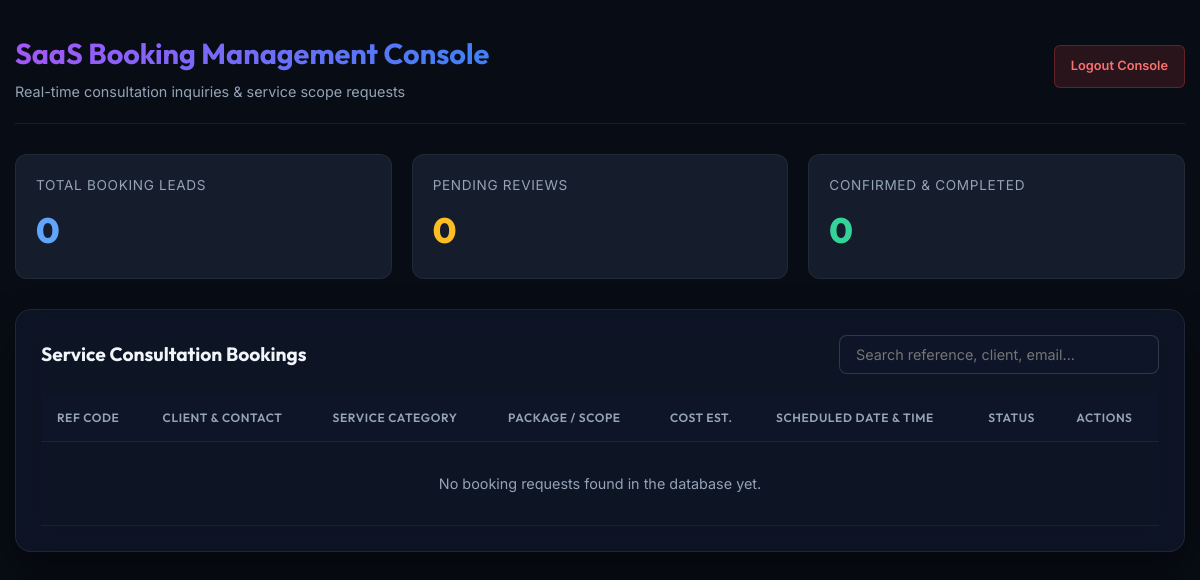
/admin.php (signed in), run on an earlier commit of the app's database.
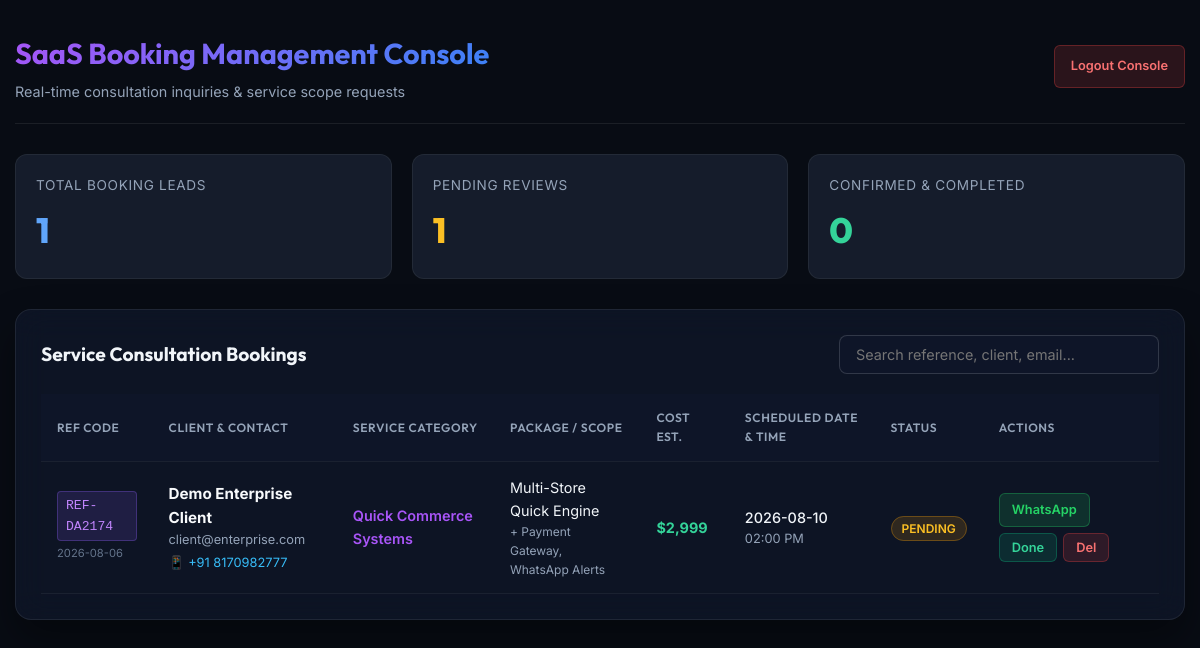
And on a later commit of the database.
### tables this page shows
CREATE TABLE bookings (
            id INTEGER PRIMARY KEY AUTOINCREMENT,
            name TEXT NOT NULL,
            email TEXT NOT NULL,
            booking_date TEXT NOT NULL,
            booking_time TEXT NOT NULL,
            notes TEXT,
            status TEXT DEFAULT 'Pending',
            created_at DATETIME DEFAULT CURRENT_TIMESTAMP
        , booking_ref TEXT, phone TEXT, service_category TEXT DEFAULT 'Website Development', package_tier TEXT DEFAULT 'Custom Scope', estimated_cost TEXT DEFAULT 'Custom Quote', selected_addons TEXT DEFAULT '');

### admin.php (the view, shortened to what this page needs)
<?php
$dbPath = __DIR__ . '/database/portfolio.sqlite';
$is_logged_in = isset($_SESSION['admin_logged_in']) && $_SESSION['admin_logged_in'] === true;
$bookings = [];
$stats = [
    'total' => 0,
    'pending' => 0,
    'completed' => 0,
    'categories' => []
];
if ($is_logged_in) {
    try {
        $pdo = new PDO('sqlite:' . $dbPath);
        $pdo->setAttribute(PDO::ATTR_ERRMODE, PDO::ERRMODE_EXCEPTION);
        $pdo->exec("CREATE TABLE IF NOT EXISTS bookings (
            id INTEGER PRIMARY KEY AUTOINCREMENT,
            booking_ref TEXT UNIQUE,
            name TEXT NOT NULL,
            email TEXT NOT NULL,
            phone TEXT,
            service_category TEXT DEFAULT 'Website Development',
            package_tier TEXT DEFAULT 'Custom Scope',
            estimated_cost TEXT DEFAULT 'Custom Quote',
            selected_addons TEXT DEFAULT '',
            booking_date TEXT NOT NULL,
            booking_time TEXT NOT NULL,
            notes TEXT,
            status TEXT DEFAULT 'Pending',
            created_at DATETIME DEFAULT CURRENT_TIMESTAMP
        )");
        $stats['total'] = $pdo->query("SELECT COUNT(*) FROM bookings")->fetchColumn();
        $stats['pending'] = $pdo->query("SELECT COUNT(*) FROM bookings WHERE status = 'Pending'")->fetchColumn();
        $stats['completed'] = $pdo->query("SELECT COUNT(*) FROM bookings WHERE status = 'Completed'")->fetchColumn();
        $stmt = $pdo->query("SELECT * FROM bookings ORDER BY created_at DESC");
        $bookings = $stmt->fetchAll(PDO::FETCH_ASSOC);
    } catch (PDOException $e) {
        $db_error = "Database Connection Error: " . $e->getMessage();
    }
}
?>
<!DOCTYPE html>
<html lang="en" data-theme="dark">
<head>
    <link rel="stylesheet" href="css/style.css">
</head>
<body>
<div class="admin-wrapper">
    <?php if (!$is_logged_in): ?>
        <div class="glass-card login-box">
            <h2 style="font-family:'Outfit'; margin-bottom: 10px;">SaaS Control Access</h2>
            <p style="color: #94a3b8; font-size: 0.9rem; margin-bottom: 25px;">Enter administrator security code to access booking leads & management portal.</p>
            <?php if (isset($login_error)): ?>
                <div style="background: rgba(239,68,68,0.15); border: 1px solid rgba(239,68,68,0.3); color: #f87171; padding: 10px; border-radius: 8px; font-size: 0.85rem; margin-bottom: 20px;">
                    <?php echo htmlspecialchars($login_error); ?>
                </div>
            <?php endif; ?>
            <form method="POST" action="admin.php">
                <input type="password" name="password" placeholder="Enter Admin Password" required class="search-input" style="max-width: 100%; margin-bottom: 15px;">
                <button type="submit" class="btn btn-primary" style="width: 100%; padding: 12px;">Authenticate Control Portal</button>
            </form>
        </div>
    <?php else: ?>
        <div class="admin-header">
            <div>
                <h1 class="admin-title">SaaS Booking Management Console</h1>
                <p style="color:#94a3b8; font-size:0.9rem; margin-top:4px;">Real-time consultation inquiries & service scope requests</p>
            </div>
            <a href="admin.php?logout=1" class="btn-action btn-del" style="padding: 10px 16px;">Logout Console</a>
        </div>
        <div class="metrics-grid">
            <div class="metric-card">
                <div class="metric-label">Total Booking Leads</div>
                <div class="metric-val"><?php echo $stats['total']; ?></div>
            </div>
            <div class="metric-card">
                <div class="metric-label">Pending Reviews</div>
                <div class="metric-val" style="color: #fbbf24;"><?php echo $stats['pending']; ?></div>
            </div>
            <div class="metric-card">
                <div class="metric-label">Confirmed & Completed</div>
                <div class="metric-val" style="color: #34d399;"><?php echo $stats['completed']; ?></div>
            </div>
        </div>
        <div class="glass-card">
            <div class="controls-row">
                <h3 style="font-family: 'Outfit'; font-size: 1.2rem;">Service Consultation Bookings</h3>
                <input type="text" id="adminSearch" class="search-input" placeholder="Search reference, client, email..." onkeyup="filterAdminTable()">
            </div>
            <div class="table-responsive">
                <table class="admin-table" id="bookingsTable">
                    <thead>
                        <tr>
                            <th>Ref Code</th>
                            <th>Client & Contact</th>
                            <th>Service Category</th>
                            <th>Package / Scope</th>
                            <th>Cost Est.</th>
                            <th>Scheduled Date & Time</th>
                            <th>Status</th>
                            <th>Actions</th>
                        </tr>
                    </thead>
                    <tbody>
                        <?php if (empty($bookings)): ?>
                            <tr>
                                <td colspan="8" style="text-align: center; color: #94a3b8; padding: 30px;">
                                    No booking requests found in the database yet.
                                </td>
                            </tr>
                        <?php else: ?>
                            <?php foreach ($bookings as $b): ?>
                                <tr>
                                    <td>
                                        <span class="badge-ref"><?php echo htmlspecialchars($b['booking_ref'] ?? 'REF-'. $b['id']); ?></span>
                                        <div style="font-size: 0.7rem; color: #64748b; margin-top: 4px;"><?php echo htmlspecialchars(substr($b['created_at'], 0, 10)); ?></div>
                                    </td>
                                    <td>
                                        <strong style="color: #f8fafc; font-size: 0.95rem;"><?php echo htmlspecialchars($b['name']); ?></strong>
                                        <div style="color: #94a3b8; font-size: 0.8rem;"><?php echo htmlspecialchars($b['email']); ?></div>
                                        <?php if (!empty($b['phone'])): ?>
                                            <div style="color: #38bdf8; font-size: 0.8rem; margin-top: 2px;">📱 <?php echo htmlspecialchars($b['phone']); ?></div>
                                        <?php endif; ?>
                                    </td>
                                    <td>
                                        <span style="color: #a855f7; font-weight: 600;"><?php echo htmlspecialchars($b['service_category'] ?? 'Website Development'); ?></span>
                                    </td>
                                    <td>
                                        <div><?php echo htmlspecialchars($b['package_tier'] ?? 'Custom Scope'); ?></div>
                                        <?php if (!empty($b['selected_addons'])): ?>
                                            <div style="font-size: 0.75rem; color: #94a3b8; max-width: 180px;">+ <?php echo htmlspecialchars($b['selected_addons']); ?></div>
                                        <?php endif; ?>
                                    </td>
                                    <td>
                                        <strong style="color: #34d399;"><?php echo htmlspecialchars($b['estimated_cost'] ?? 'Custom'); ?></strong>
                                    </td>
                                    <td>
                                        <div style="color: #f1f5f9; font-weight: 500;"><?php echo htmlspecialchars($b['booking_date']); ?></div>
                                        <div style="color: #94a3b8; font-size: 0.8rem;"><?php echo htmlspecialchars($b['booking_time']); ?></div>
                                    </td>
                                    <td>
                                        <?php if ($b['status'] === 'Completed'): ?>
                                            <span class="badge-status status-completed">Completed</span>
                                        <?php else: ?>
                                            <span class="badge-status status-pending">Pending</span>
                                        <?php endif; ?>
                                    </td>
                                    <td>
                                        <div style="display: flex; gap: 6px; flex-wrap: wrap;">
                                            <?php
                                                $cleanPhone = preg_replace('/[^0-9]/', '', $b['phone'] ?? '');
                                                $waText = rawurlencode("Hi " . $b['name'] . ", thanks for booking " . ($b['service_category'] ?? 'service consultation') . " (Ref: " . ($b['booking_ref'] ?? '') . "). Let's discuss your project!");
                                            ?>
                                            <a href="https://wa.me/<?php echo $cleanPhone; ?>?text=<?php echo $waText; ?>" target="_blank" class="btn-action btn-wa" title="Message on WhatsApp">
                                                WhatsApp
                                            </a>
                                            <?php if ($b['status'] !== 'Completed'): ?>
                                                <form method="POST" action="admin.php" style="display:inline;">
                                                    <button type="submit" class="btn-action btn-done" title="Mark Completed">Done</button>
                                                </form>
                                            <?php endif; ?>
                                            <form method="POST" action="admin.php" style="display:inline;" onsubmit="return confirm('Delete this booking?');">
                                                <button type="submit" class="btn-action btn-del" title="Delete Booking">Del</button>
                                            </form>
                                        </div>
                                    </td>
                                </tr>
                            <?php endforeach; ?>
                        <?php endif; ?>
                    </tbody>
                </table>
            </div>
        </div>
    <?php endif; ?>
</div>
</body>
</html>

### css/style.css (style rules this page uses)
:root { --font-heading: 'Outfit', -apple-system, BlinkMacSystemFont, "Segoe UI", Roboto, sans-serif; --font-body: 'Inter', -apple-system, BlinkMacSystemFont, "Segoe UI", Roboto, sans-serif; --bg-primary: #080c16; --bg-secondary: #0e1424; --bg-tertiary: #131c32; --bg-glass: rgba(14, 20, 36, 0.65); --border-glass: rgba(255, 255, 255, 0.07); --text-primary: #f3f4f6; --text-secondary: #9ca3af; --text-tertiary: #6b7280; --accent-primary: #10b981; --accent-secondary: #06b6d4; --accent-tertiary: #8b5cf6; --accent-glow: rgba(16, 185, 129, 0.3); --gradient-hero: linear-gradient(135deg, var(--accent-primary) 0%, var(--accent-secondary) 50%, var(--accent-tertiary) 100%); --gradient-card: linear-gradient(135deg, rgba(255, 255, 255, 0.03) 0%, rgba(255, 255, 255, 0.01) 100%); --max-width: 1200px; --header-height: 80px; --radius-sm: 8px; --radius-md: 16px; --radius-lg: 24px; --shadow-sm: 0 4px 6px -1px rgba(0, 0, 0, 0.1), 0 2px 4px -1px rgba(0, 0, 0, 0.06); --shadow-md: 0 10px 15px -3px rgba(0, 0, 0, 0.1), 0 4px 6px -2px rgba(0, 0, 0, 0.05); --shadow-lg: 0 20px 25px -5px rgba(0, 0, 0, 0.2), 0 10px 10px -5px rgba(0, 0, 0, 0.04); --transition-fast: 0.2s cubic-bezier(0.4, 0, 0.2, 1); --transition-normal: 0.3s cubic-bezier(0.4, 0, 0.2, 1); --transition-slow: 0.5s cubic-bezier(0.4, 0, 0.2, 1); }
*, *::before, *::after { box-sizing: border-box; margin: 0; padding: 0; }
html { scroll-behavior: smooth; font-size: 16px; -webkit-text-size-adjust: 100%; }
body { font-family: var(--font-body); background-color: var(--bg-primary); color: var(--text-primary); line-height: 1.6; overflow-x: hidden; transition: background-color var(--transition-normal), color var(--transition-normal); }
a { color: inherit; text-decoration: none; transition: color var(--transition-fast); }
button, input, textarea, select { font-family: inherit; color: inherit; background: none; border: none; outline: none; }
button { cursor: pointer; }

What changed in the data, as far as the page shows it:
added bookings: booking_ref "REF-DA2174", created_at "2026-08-06", name "Demo Enterprise Client", email "client@enterprise.com", phone "+91 8170982777", service_category "Quick Commerce Systems", package_tier "Multi-Store Quick Engine", selected_addons "Payment Gateway, WhatsApp Alerts", estimated_cost "$2,999", booking_date "2026-08-10", booking_time "02:00 PM", status "PENDING"
Also different on the page:
$stats['total']: "0" → "1"
$stats['pending']: "0" → "1"
text no longer shown: "No booking requests found in the database yet."
